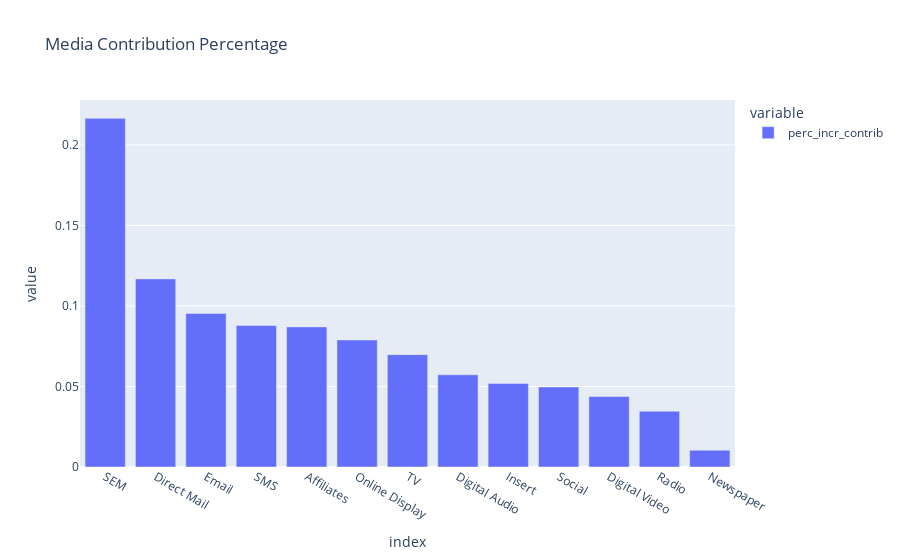

This figure's notebook cell:
### Code cell
px.bar(data_frame=df[['perc_incr_contrib']].dropna(),
       title='Media Contribution Percentage',
       category_orders={'index' : list(df.sort_values('perc_incr_contrib', ascending=False).index)},)

### Figure 1 — Plotly figure (JSON) as saved in the notebook; plotly's stock layout.template omitted (floating-point values rounded to 4 significant figures)
{"data": [{"alignmentgroup": "True", "hovertemplate": "variable=perc_incr_contrib<br>index=%{x}<br>value=%{y}<extra></extra>", "legendgroup": "perc_incr_contrib", "marker": {"color": "#636efa"}, "name": "perc_incr_contrib", "offsetgroup": "perc_incr_contrib", "orientation": "v", "showlegend": true, "textposition": "auto", "type": "bar", "x": ["Affiliates", "Digital Audio", "Radio", "Direct Mail", "Email", "Insert", "Newspaper", "Online Display", "SEM", "SMS", "Social", "Digital Video", "TV"], "xaxis": "x", "y": [0.08702, 0.05726, 0.03461, 0.1168, 0.09539, 0.05189, 0.01044, 0.07892, 0.2165, 0.08789, 0.04971, 0.04372, 0.06978], "yaxis": "y"}], "layout": {"barmode": "relative", "legend": {"title": {"text": "variable"}, "tracegroupgap": 0}, "title": {"text": "Media Contribution Percentage"}, "xaxis": {"anchor": "y", "categoryarray": ["SEM", "Direct Mail", "Email", "SMS", "Affiliates", "Online Display", "TV", "Digital Audio", "Insert", "Social", "Digital Video", "Radio", "Newspaper", "Baseline Sales"], "categoryorder": "array", "domain": [0, 1], "title": {"text": "index"}}, "yaxis": {"anchor": "x", "domain": [0, 1], "title": {"text": "value"}}}}
